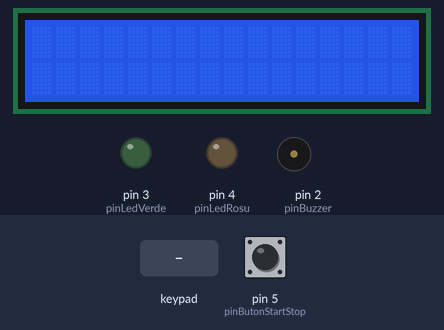
Bench run of a sketch on a simulated Arduino Uno, built with avr-gcc and run on an emulated ATmega328P. On the bench: 16×2 character LCD, output pins drawn as LEDs (lit = HIGH), buzzer (waves = sounding, pin HIGH). The test bench sets the inputs (shaded band); at power-on: pin 5 (pinButonStartStop) HIGH. Random numbers use the default seed unless the sketch sets one.

Above: at 1.2 s.
1.3 s: pin 5 (pinButonStartStop) pulled LOW for 0.15 s
At 2.0 s:
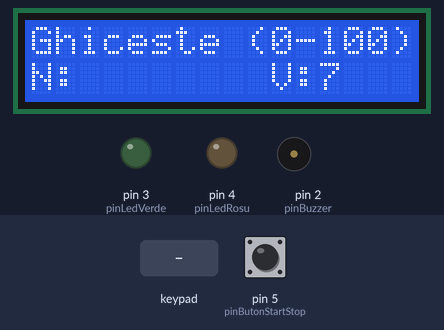
2.9 s: key 'D' pressed
At 4.7 s:
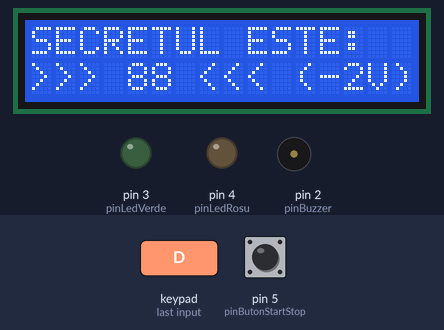
5.9 s: keypad keys 1 3 1 2 1 1 1 0 # pressed 0.4 s apart
At 9.7 s:
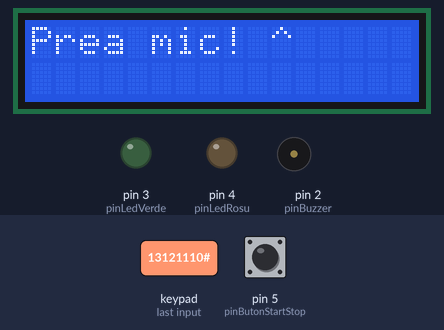
11.0 s: keypad keys 9 8 7 6 # pressed 0.4 s apart
At 13.6 s:
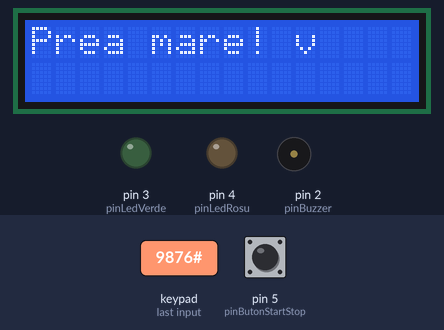
14.5 s: key '1' pressed
At 14.8 s:
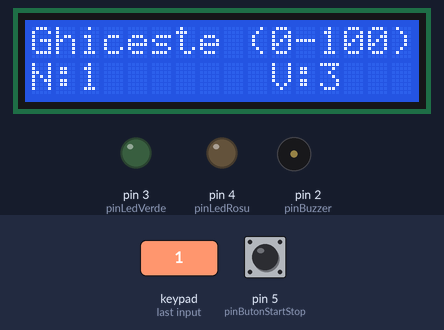
16.0 s: pin 5 (pinButonStartStop) pulled LOW for 1 s
At 16.6 s:
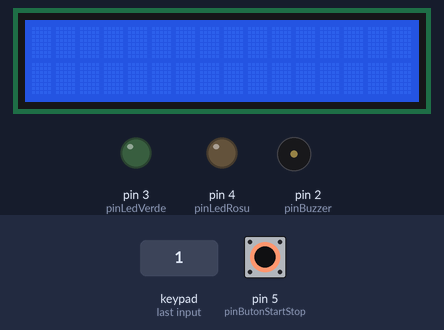
Timing chart, 0 to 19.0 s (numbered marks = the images above; inputs shaded):
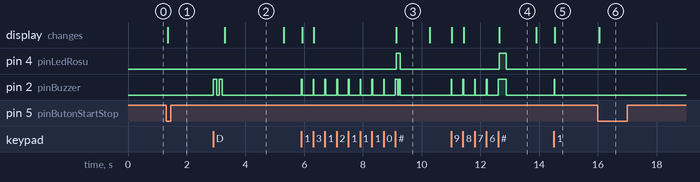

The sketch:

Ghiceste_nr.ino
```cpp
#include <LiquidCrystal.h>
#include <Keypad.h>
#include <EEPROM.h>

// --- CONFIGURARE HARDWARE ---
// LiquidCrystal(RS, E, D4, D5, D6, D7)
LiquidCrystal lcd(A0, A1, A2, A3, A4, A5);

const byte ROWS = 4;
const byte COLS = 4;
char taste[ROWS][COLS] = {
  {'1','2','3','A'},
  {'4','5','6','B'},
  {'7','8','9','C'},
  {'*','0','#','D'}
};
byte rowPin[ROWS] = {13, 12, 11, 10};
byte colPins[COLS] = {9, 8, 7, 6};
Keypad customKeypad = Keypad(makeKeymap(taste), rowPin, colPins, ROWS, COLS);

// Pini Periferice
const int pinButonStartStop = 5;
const int pinLedRosu        = 4;
const int pinLedVerde       = 3;
const int pinBuzzer         = 2;

// --- AUTOMAT DE STĂRI (FSM) ---
enum StareJoc {
  STARE_OPRIT,
  STARE_JOC,
  STARE_VICTORIE,
  STARE_GAME_OVER
};

StareJoc stareCurenta = STARE_OPRIT;

// --- VARIABILE GLOBALE JOC ---
int numarSecret;
int numarIntrodus = 0;
bool introducereInceputa = false;
int incercariRamase = 7;
const int MAX_INCERCARI = 7;

unsigned long momentStartJoc = 0;
unsigned long celMaiBunTimp = 999;

// --- VARIABILE DEBOUNCE BUTON ---
int stareFizicaAnterioara = HIGH;
int stareStabilizataButon = HIGH;
unsigned long ultimulTimpSchimbare = 0;
const unsigned long TIMP_DEBOUNCE = 50;

// --- FUNCȚII SUNET ȘI SEMNALIZARE ---
void emitBipScurt() {
  digitalWrite(pinBuzzer, HIGH);
  delay(25);
  digitalWrite(pinBuzzer, LOW);
}

void emitSunetPreaMic() {
  digitalWrite(pinLedRosu, HIGH);
  digitalWrite(pinBuzzer, HIGH); delay(50);
  digitalWrite(pinBuzzer, LOW);  delay(40);
  digitalWrite(pinBuzzer, HIGH); delay(50);
  digitalWrite(pinBuzzer, LOW);
  digitalWrite(pinLedRosu, LOW);
}

void emitSunetPreaMare() {
  digitalWrite(pinLedRosu, HIGH);
  digitalWrite(pinBuzzer, HIGH); delay(250);
  digitalWrite(pinBuzzer, LOW);
  digitalWrite(pinLedRosu, LOW);
}

void emitSunetVictorie() {
  digitalWrite(pinLedVerde, HIGH);
  for (int i = 0; i < 3; i++) {
    digitalWrite(pinBuzzer, HIGH); delay(60);
    digitalWrite(pinBuzzer, LOW);  delay(50);
  }
  digitalWrite(pinBuzzer, HIGH); delay(300);
  digitalWrite(pinBuzzer, LOW);
  digitalWrite(pinLedVerde, LOW);
}

void emitSunetIndiciu() {
  for (int i = 0; i < 2; i++) {
    digitalWrite(pinBuzzer, HIGH); delay(100);
    digitalWrite(pinBuzzer, LOW);  delay(80);
  }
}

// --- LOGICĂ JOC ȘI EEPROM ---
void redesenareEcranJoc() {
  lcd.clear();
  lcd.print("Ghiceste (0-100):");
  lcd.setCursor(0, 1);
  lcd.print("N:");
  if (introducereInceputa) {
    lcd.print(numarIntrodus);
  }
  lcd.setCursor(10, 1);
  lcd.print("V:");
  lcd.print(incercariRamase);
}

void resetareJoc() {
  numarSecret = random(0, 101);
  numarIntrodus = 0;
  introducereInceputa = false;
  incercariRamase = MAX_INCERCARI;
  momentStartJoc = millis();

  redesenareEcranJoc();
}

void citesteRecordEEPROM() {
  byte recordSalvat = EEPROM.read(0);
  if (recordSalvat == 255 || recordSalvat == 0) {
    celMaiBunTimp = 999;
  } else {
    celMaiBunTimp = recordSalvat;
  }
}

void salveazaRecordEEPROM(unsigned long timpNou) {
  if (timpNou < celMaiBunTimp) {
    celMaiBunTimp = timpNou;
    EEPROM.update(0, (byte)timpNou);
  }
}

// --- SETUP ---
void setup() {
  randomSeed(micros());

  pinMode(pinLedVerde, OUTPUT);
  pinMode(pinLedRosu, OUTPUT);
  pinMode(pinBuzzer, OUTPUT);
  pinMode(pinButonStartStop, INPUT_PULLUP);

  digitalWrite(pinLedVerde, LOW);
  digitalWrite(pinLedRosu, LOW);
  digitalWrite(pinBuzzer, LOW);

  lcd.begin(16, 2);
  lcd.clear();
  lcd.noDisplay();

  citesteRecordEEPROM();
}

// --- LOOP PRINCIPAL ---
void loop() {
  // 1. Filtru Debounce pentru butonul Start/Stop (Pin 5)
  int lecturaFizicaCurenta = digitalRead(pinButonStartStop);

  if (lecturaFizicaCurenta != stareFizicaAnterioara) {
    ultimulTimpSchimbare = millis();
  }

  if ((millis() - ultimulTimpSchimbare) > TIMP_DEBOUNCE) {
    if (lecturaFizicaCurenta != stareStabilizataButon) {
      stareStabilizataButon = lecturaFizicaCurenta;

      if (stareStabilizataButon == LOW) { // Buton apăsat (conectat la GND prin PULLUP)
        if (stareCurenta == STARE_OPRIT) {
          stareCurenta = STARE_JOC;
          lcd.display();
          resetareJoc();
        } else {
          stareCurenta = STARE_OPRIT;
          lcd.clear();
          lcd.noDisplay();
          digitalWrite(pinLedVerde, LOW);
          digitalWrite(pinLedRosu, LOW);
          digitalWrite(pinBuzzer, LOW);
        }
      }
    }
  }
  stareFizicaAnterioara = lecturaFizicaCurenta;

  // 2. Automatul de Stări (FSM)
  switch (stareCurenta) {
    case STARE_OPRIT:
      break;

    case STARE_JOC: {
      char tasta = customKeypad.getKey();

      if (tasta) {
        emitBipScurt();

        // A. Cifre (0 - 9)
        if (tasta >= '0' && tasta <= '9') {
          if (!introducereInceputa) {
            numarIntrodus = 0;
            introducereInceputa = true;
          }
          if (numarIntrodus * 10 + (tasta - '0') <= 100) {
            numarIntrodus = numarIntrodus * 10 + (tasta - '0');
            lcd.setCursor(2, 1);
            lcd.print(numarIntrodus);
            lcd.print("   ");
          }
        }
        // B. Tasta # -> Enter / Validare
        else if (tasta == '#') {
          if (introducereInceputa) {
            lcd.clear();

            if (numarIntrodus == numarSecret) {
              // VICTORIE
              unsigned long timpSecunde = (millis() - momentStartJoc) / 1000;
              salveazaRecordEEPROM(timpSecunde);

              emitSunetVictorie();

              lcd.print("AI GHICIT! :-)");
              lcd.setCursor(0, 1);
              lcd.print("T:");
              lcd.print(timpSecunde);
              lcd.print("s Rec:");
              lcd.print(celMaiBunTimp);
              lcd.print("s");

              delay(3000);
              resetareJoc();
            }
            else {
              // RĂSPUNS GREȘIT
              incercariRamase--;

              if (incercariRamase <= 0) {
                // GAME OVER
                emitSunetPreaMare();
                stareCurenta = STARE_GAME_OVER;
                lcd.print("GAME OVER! :(");
                lcd.setCursor(0, 1);
                lcd.print("Numar era: ");
                lcd.print(numarSecret);
                delay(3000);
                resetareJoc();
                stareCurenta = STARE_JOC;
              } else {
                if (numarIntrodus < numarSecret) {
                  lcd.print("Prea mic! ^");
                  emitSunetPreaMic();
                } else {
                  lcd.print("Prea mare! v");
                  emitSunetPreaMare();
                }
                delay(1000);

                numarIntrodus = 0;
                introducereInceputa = false;
                redesenareEcranJoc();
              }
            }
          }
        }
        // C. Tasta * -> Ștergere cifră curentă
        else if (tasta == '*') {
          numarIntrodus = 0;
          introducereInceputa = false;
          lcd.setCursor(2, 1);
          lcd.print("   ");
        }
        // D. Tasta D -> FUNCTIA DE INDICIU / TRISARE (PEEK)
        else if (tasta == 'D') {
          if (incercariRamase > 2) { // Este nevoie de cel puțin 3 vieți pentru a folosi indiciul
            incercariRamase -= 2;   // Penalizare 2 încercări

            emitSunetIndiciu();

            lcd.clear();
            lcd.print("SECRETUL ESTE:");
            lcd.setCursor(0, 1);
            lcd.print(">>> ");
            lcd.print(numarSecret);
            lcd.print(" <<< (-2V)");
            delay(2000);

            redesenareEcranJoc();
          } else {
            // Nu sunt suficiente vieți pentru penalizare
            lcd.clear();
            lcd.print("Prea putine V!");
            lcd.setCursor(0, 1);
            lcd.print("Cost indiciu: 2V");
            delay(1500);

            redesenareEcranJoc();
          }
        }
      }
      break;
    }

    case STARE_VICTORIE:
    case STARE_GAME_OVER:
      break;
  }
}
```

Measured:
- after the input at 1.3 s, the display: changes after 0.06 s (image 1)
- after the input at 2.9 s, pin 2 (pinBuzzer): alternates HIGH for 0.11 s and LOW for 0.08 s, 4 changes in all, then stays LOW, starting at once; the display: changes after 0.39 s (image 2)
- after the input at 5.9 s, pin 4 (pinLedRosu): LOW → HIGH after 3.2 s, → LOW 0.14 s later; pin 2 (pinBuzzer): goes 8 × (HIGH 0.03 s, LOW 0.37 s), HIGH 0.08 s, LOW 0.04 s, HIGH 0.05 s, then LOW, starting at once; the display: first changes at once (image 3 shows a later state)
- after the input at 11.0 s, pin 4 (pinLedRosu): LOW → HIGH after 1.6 s, → LOW 0.25 s later; pin 2 (pinBuzzer): goes 4 × (HIGH 0.03 s, LOW 0.37 s), HIGH 0.28 s, then LOW, starting at once; the display: first changes at once (image 4 shows a later state)
- after the input at 14.5 s, pin 2 (pinBuzzer): LOW → HIGH at once, → LOW 0.03 s later; the display: changes at once (image 5)
- after the input at 16.0 s, the display: changes after 0.05 s (image 6)
- what the display in image 2 shows lasts 2.0 s, from 3.3 s to 5.3 s
